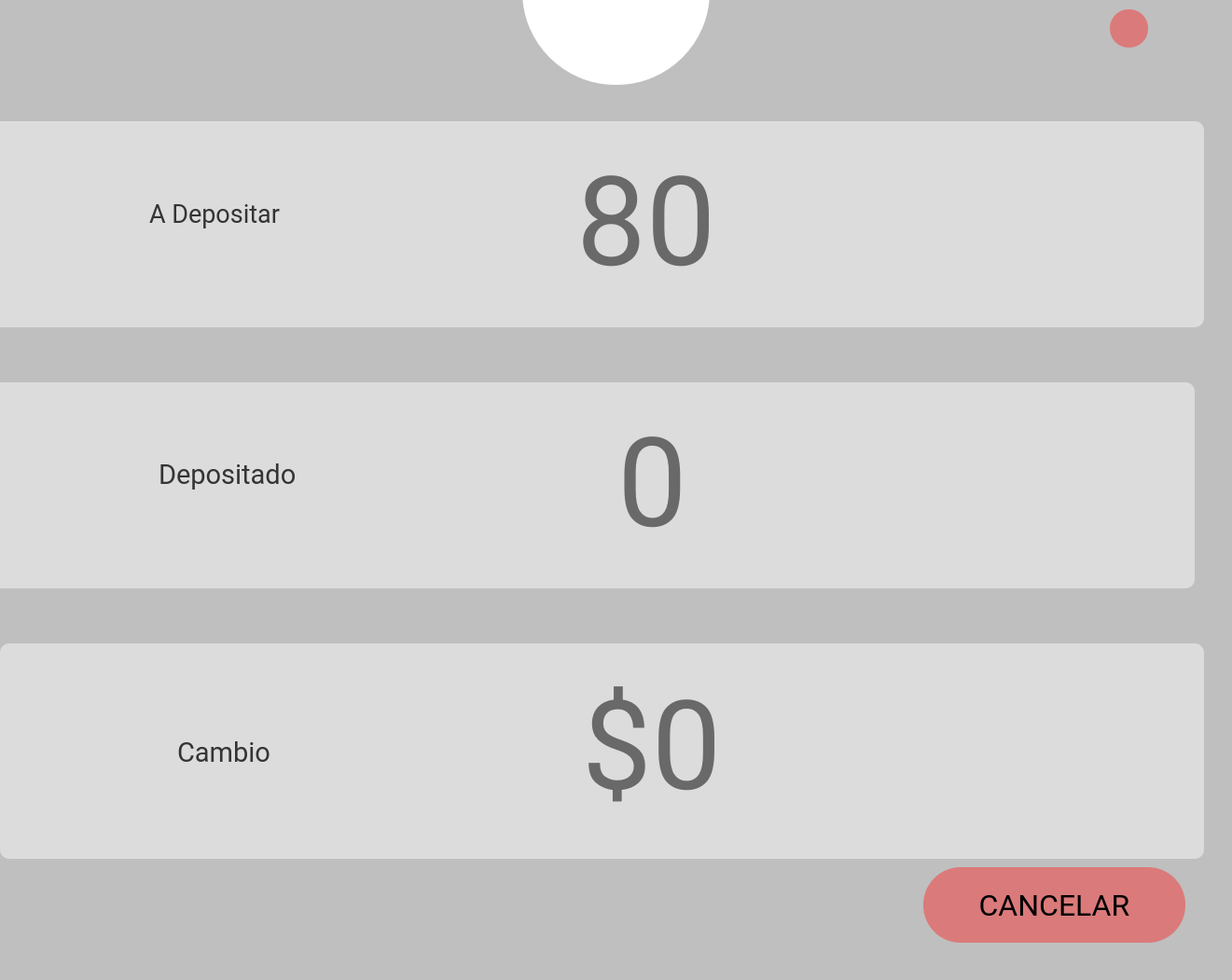
    <widget class="QGroupBox" name="groupBox_3">
     <property name="geometry">
      <rect>
       <x>370</x>
       <y>0</y>
       <width>1321</width>
       <height>1051</height>
      </rect>
     </property>
     <property name="styleSheet">
      <string notr="true">background-color:rgb(191, 191, 191)
;border-radius:10%;</string>
     </property>
     <property name="title">
      <string/>
     </property>
     <widget class="QGroupBox" name="gcobrar">
      <property name="geometry">
       <rect>
        <x>-10</x>
        <y>130</y>
        <width>1301</width>
        <height>221</height>
       </rect>
      </property>
      <property name="styleSheet">
       <string notr="true">background-color: rgb(128, 128, 128);
background-color:rgb(220, 220, 220);
border-radius:10%;</string>
      </property>
      <property name="title">
       <string/>
      </property>
      <widget class="QLabel" name="label_80">
       <property name="geometry">
        <rect>
         <x>-29</x>
         <y>-40</y>
         <width>251</width>
         <height>21</height>
        </rect>
       </property>
       <property name="font">
        <font>
         <family>Sans Serif</family>
         <pointsize>16</pointsize>
         <weight>75</weight>
         <italic>false</italic>
         <bold>true</bold>
        </font>
       </property>
       <property name="styleSheet">
        <string notr="true">background-color:transparent;
color:rgb(101, 179, 0)</string>
       </property>
       <property name="text">
        <string/>
       </property>
      </widget>
      <widget class="QWidget" name="layoutWidget_12">
       <property name="geometry">
        <rect>
         <x>460</x>
         <y>20</y>
         <width>411</width>
         <height>177</height>
        </rect>
       </property>
       <layout class="QGridLayout" name="gridLayout_10">
        <item row="0" column="7">
         <widget class="QLabel" name="label_10">
          <property name="text">
           <string/>
          </property>
         </widget>
        </item>
        <item row="0" column="1">
         <spacer name="horizontalSpacer_19">
          <property name="orientation">
           <enum>Qt::Horizontal</enum>
          </property>
          <property name="sizeHint" stdset="0">
           <size>
            <width>40</width>
            <height>20</height>
           </size>
          </property>
         </spacer>
        </item>
        <item row="0" column="5">
         <spacer name="horizontalSpacer_20">
          <property name="orientation">
           <enum>Qt::Horizontal</enum>
          </property>
          <property name="sizeHint" stdset="0">
           <size>
            <width>40</width>
            <height>20</height>
           </size>
          </property>
         </spacer>
        </item>
        <item row="0" column="3" colspan="2">
         <widget class="QLabel" name="lcobrar">
          <property name="sizePolicy">
           <sizepolicy hsizetype="MinimumExpanding" vsizetype="Preferred">
            <horstretch>0</horstretch>
            <verstretch>0</verstretch>
           </sizepolicy>
          </property>
          <property name="maximumSize">
           <size>
            <width>620</width>
            <height>16777212</height>
           </size>
          </property>
          <property name="font">
           <font>
            <family>Roboto</family>
            <pointsize>100</pointsize>
            <weight>50</weight>
            <italic>false</italic>
            <bold>false</bold>
           </font>
          </property>
          <property name="styleSheet">
           <string notr="true">background-color:rgb(220, 220,220);
color:rgb(105,105,105);
border-radius:40%</string>
          </property>
          <property name="lineWidth">
           <number>3</number>
          </property>
          <property name="text">
           <string>80</string>
          </property>
         </widget>
        </item>
        <item row="0" column="2">
         <widget class="QPushButton" name="bconfirmar_3">
          <property name="font">
           <font>
            <family>Roboto</family>
            <pointsize>24</pointsize>
            <weight>50</weight>
            <italic>false</italic>
            <bold>false</bold>
            <underline>false</underline>
           </font>
          </property>
          <property name="styleSheet">
           <string notr="true">background-color:transparent;
color:rgb(0, 0, 0);
border-radius:40%</string>
          </property>
          <property name="text">
           <string/>
          </property>
          <property name="icon">
           <iconset>
            <normaloff>iconos/dol.png</normaloff>iconos/dol.png</iconset>
          </property>
          <property name="iconSize">
           <size>
            <width>50</width>
            <height>50</height>
           </size>
          </property>
         </widget>
        </item>
       </layout>
      </widget>
      <widget class="QLabel" name="he_4">
       <property name="geometry">
        <rect>
         <x>170</x>
         <y>60</y>
         <width>241</width>
         <height>78</height>
        </rect>
       </property>
       <property name="font">
        <font>
         <family>Roboto</family>
         <pointsize>20</pointsize>
         <weight>50</weight>
         <italic>false</italic>
         <bold>false</bold>
        </font>
       </property>
       <property name="styleSheet">
        <string notr="true">background-color:transparent;
color:rgb(52, 52, 52)
</string>
       </property>
       <property name="text">
        <string>A Depositar</string>
       </property>
      </widget>
     </widget>
     <widget class="QGroupBox" name="gdepositar">
      <property name="geometry">
       <rect>
        <x>-20</x>
        <y>410</y>
        <width>1301</width>
        <height>221</height>
       </rect>
      </property>
      <property name="styleSheet">
       <string notr="true">background-color: rgb(128, 128, 128);
background-color:rgb(220, 220, 220);
border-radius:10%;</string>
      </property>
      <property name="title">
       <string/>
      </property>
      <widget class="QLabel" name="label_82">
       <property name="geometry">
        <rect>
         <x>-29</x>
         <y>-40</y>
         <width>251</width>
         <height>21</height>
        </rect>
       </property>
       <property name="font">
        <font>
         <family>Sans Serif</family>
         <pointsize>16</pointsize>
         <weight>75</weight>
         <italic>false</italic>
         <bold>true</bold>
        </font>
       </property>
       <property name="styleSheet">
        <string notr="true">background-color:transparent;
color:rgb(101, 179, 0)</string>
       </property>
       <property name="text">
        <string/>
       </property>
      </widget>
      <widget class="QWidget" name="layoutWidget_13">
       <property name="geometry">
        <rect>
         <x>470</x>
         <y>20</y>
         <width>424</width>
         <height>177</height>
        </rect>
       </property>
       <layout class="QGridLayout" name="gridLayout_14">
        <item row="0" column="5">
         <spacer name="horizontalSpacer_32">
          <property name="orientation">
           <enum>Qt::Horizontal</enum>
          </property>
          <property name="sizeHint" stdset="0">
           <size>
            <width>40</width>
            <height>20</height>
           </size>
          </property>
         </spacer>
        </item>
        <item row="0" column="0">
         <spacer name="horizontalSpacer_31">
          <property name="orientation">
           <enum>Qt::Horizontal</enum>
          </property>
          <property name="sizeHint" stdset="0">
           <size>
            <width>40</width>
            <height>20</height>
           </size>
          </property>
         </spacer>
        </item>
        <item row="0" column="6">
         <widget class="QLabel" name="label_11">
          <property name="text">
           <string/>
          </property>
         </widget>
        </item>
        <item row="0" column="2" colspan="3">
         <widget class="QLabel" name="ldepositar">
          <property name="sizePolicy">
           <sizepolicy hsizetype="MinimumExpanding" vsizetype="Preferred">
            <horstretch>0</horstretch>
            <verstretch>0</verstretch>
           </sizepolicy>
          </property>
          <property name="maximumSize">
           <size>
            <width>620</width>
            <height>16777212</height>
           </size>
          </property>
          <property name="font">
           <font>
            <family>Roboto</family>
            <pointsize>100</pointsize>
            <weight>50</weight>
            <italic>false</italic>
            <bold>false</bold>
           </font>
          </property>
          <property name="styleSheet">
           <string notr="true">background-color:rgb(220, 220,220);
color:rgb(105,105,105);
border-radius:40%</string>
          </property>
          <property name="lineWidth">
           <number>3</number>
          </property>
          <property name="text">
           <string>0</string>
          </property>
         </widget>
        </item>
        <item row="0" column="1">
         <widget class="QPushButton" name="bconfirmar_4">
          <property name="font">
           <font>
            <family>Roboto</family>
            <pointsize>24</pointsize>
            <weight>50</weight>
            <italic>false</italic>
            <bold>false</bold>
            <underline>false</underline>
           </font>
          </property>
          <property name="styleSheet">
           <string notr="true">background-color:transparent;
color:rgb(0, 0, 0);
border-radius:40%</string>
          </property>
          <property name="text">
           <string/>
          </property>
          <property name="icon">
           <iconset>
            <normaloff>iconos/dol.png</normaloff>iconos/dol.png</iconset>
          </property>
          <property name="iconSize">
           <size>
            <width>50</width>
            <height>50</height>
           </size>
          </property>
         </widget>
        </item>
       </layout>
      </widget>
      <widget class="QLabel" name="he_6">
       <property name="geometry">
        <rect>
         <x>190</x>
         <y>80</y>
         <width>147</width>
         <height>38</height>
        </rect>
       </property>
       <property name="font">
        <font>
         <family>Roboto</family>
         <pointsize>22</pointsize>
         <weight>50</weight>
         <italic>false</italic>
         <bold>false</bold>
        </font>
       </property>
       <property name="styleSheet">
        <string notr="true">background-color:transparent;
color:rgb(52, 52, 52)
</string>
       </property>
       <property name="text">
        <string>Depositado</string>
       </property>
      </widget>
     </widget>
     <widget class="QLabel" name="label_154">
      <property name="geometry">
       <rect>
        <x>560</x>
        <y>-120</y>
        <width>201</width>
        <height>211</height>
       </rect>
      </property>
      <property name="font">
       <font>
        <family>Sans Serif</family>
        <pointsize>8</pointsize>
        <weight>75</weight>
        <bold>true</bold>
       </font>
      </property>
      <property name="styleSheet">
       <string notr="true">background-color: rgb(255, 255, 255);
border-radius:100%;</string>
      </property>
      <property name="lineWidth">
       <number>3</number>
      </property>
      <property name="text">
       <string/>
      </property>
      <property name="textFormat">
       <enum>Qt::PlainText</enum>
      </property>
      <property name="scaledContents">
       <bool>true</bool>
      </property>
     </widget>
     <widget class="QLabel" name="label_95">
      <property name="geometry">
       <rect>
        <x>610</x>
        <y>0</y>
        <width>101</width>
        <height>71</height>
       </rect>
      </property>
      <property name="font">
       <font>
        <family>Sans Serif</family>
        <pointsize>8</pointsize>
        <weight>75</weight>
        <bold>true</bold>
       </font>
      </property>
      <property name="styleSheet">
       <string notr="true">background-color:transparent;
color:white</string>
      </property>
      <property name="frameShape">
       <enum>QFrame::NoFrame</enum>
      </property>
      <property name="frameShadow">
       <enum>QFrame::Sunken</enum>
      </property>
      <property name="lineWidth">
       <number>3</number>
      </property>
      <property name="text">
       <string/>
      </property>
      <property name="textFormat">
       <enum>Qt::PlainText</enum>
      </property>
      <property name="pixmap">
       <pixmap>iconos/logoPTIP.jpg</pixmap>
      </property>
      <property name="scaledContents">
       <bool>true</bool>
      </property>
     </widget>
     <widget class="QPushButton" name="bayudaCliente">
      <property name="geometry">
       <rect>
        <x>1190</x>
        <y>10</y>
        <width>41</width>
        <height>41</height>
       </rect>
      </property>
      <property name="font">
       <font>
        <family>Roboto</family>
        <pointsize>24</pointsize>
        <weight>50</weight>
        <italic>false</italic>
        <bold>false</bold>
        <underline>false</underline>
       </font>
      </property>
      <property name="toolTip">
       <string>Ayuda</string>
      </property>
      <property name="toolTipDuration">
       <number>3</number>
      </property>
      <property name="whatsThis">
       <string extracomment="help"/>
      </property>
      <property name="styleSheet">
       <string notr="true">background-color:rgb(219, 122, 122);
color:rgb(0, 0, 0);
border-radius:20%</string>
      </property>
      <property name="text">
       <string/>
      </property>
      <property name="icon">
       <iconset>
        <normaloff>iconos/help-round-button.png</normaloff>iconos/help-round-button.png</iconset>
      </property>
      <property name="iconSize">
       <size>
        <width>40</width>
        <height>40</height>
       </size>
      </property>
     </widget>
     <widget class="QPushButton" name="bcancelarPago">
      <property name="geometry">
       <rect>
        <x>990</x>
        <y>930</y>
        <width>281</width>
        <height>81</height>
       </rect>
      </property>
      <property name="font">
       <font>
        <family>Roboto</family>
        <pointsize>24</pointsize>
        <weight>50</weight>
        <italic>false</italic>
        <bold>false</bold>
        <underline>false</underline>
       </font>
      </property>
      <property name="styleSheet">
       <string notr="true">background-color:rgb(219, 122, 122);
color:rgb(0, 0, 0);
border-radius:40%</string>
      </property>
      <property name="text">
       <string>CANCELAR</string>
      </property>
      <property name="icon">
       <iconset>
        <normaloff>iconos/cancel.png</normaloff>iconos/cancel.png</iconset>
      </property>
      <property name="iconSize">
       <size>
        <width>40</width>
        <height>40</height>
       </size>
      </property>
     </widget>
     <widget class="QGroupBox" name="gcambio">
      <property name="geometry">
       <rect>
        <x>0</x>
        <y>690</y>
        <width>1291</width>
        <height>231</height>
       </rect>
      </property>
      <property name="styleSheet">
       <string notr="true">background-color: rgb(128, 128, 128);
background-color:rgb(220, 220, 220);
border-radius:10%;</string>
      </property>
      <property name="title">
       <string/>
      </property>
      <widget class="QLabel" name="label_96">
       <property name="geometry">
        <rect>
         <x>-29</x>
         <y>-40</y>
         <width>251</width>
         <height>21</height>
        </rect>
       </property>
       <property name="font">
        <font>
         <family>Sans Serif</family>
         <pointsize>16</pointsize>
         <weight>75</weight>
         <italic>false</italic>
         <bold>true</bold>
        </font>
       </property>
       <property name="styleSheet">
        <string notr="true">background-color:transparent;
color:rgb(101, 179, 0)</string>
       </property>
       <property name="text">
        <string/>
       </property>
      </widget>
      <widget class="QWidget" name="layoutWidget_14">
       <property name="geometry">
        <rect>
         <x>450</x>
         <y>20</y>
         <width>424</width>
         <height>181</height>
        </rect>
       </property>
       <layout class="QGridLayout" name="gridLayout_15">
        <item row="0" column="4">
         <spacer name="horizontalSpacer_40">
          <property name="orientation">
           <enum>Qt::Horizontal</enum>
          </property>
          <property name="sizeHint" stdset="0">
           <size>
            <width>40</width>
            <height>20</height>
           </size>
          </property>
         </spacer>
        </item>
        <item row="0" column="0">
         <spacer name="horizontalSpacer_39">
          <property name="orientation">
           <enum>Qt::Horizontal</enum>
          </property>
          <property name="sizeHint" stdset="0">
           <size>
            <width>40</width>
            <height>20</height>
           </size>
          </property>
         </spacer>
        </item>
        <item row="0" column="5">
         <widget class="QLabel" name="label_13">
          <property name="text">
           <string/>
          </property>
         </widget>
        </item>
        <item row="0" column="2" colspan="2">
         <widget class="QLabel" name="lcambio">
          <property name="sizePolicy">
           <sizepolicy hsizetype="MinimumExpanding" vsizetype="Preferred">
            <horstretch>0</horstretch>
            <verstretch>0</verstretch>
           </sizepolicy>
          </property>
          <property name="maximumSize">
           <size>
            <width>620</width>
            <height>16777212</height>
           </size>
          </property>
          <property name="font">
           <font>
            <family>Roboto</family>
            <pointsize>100</pointsize>
            <weight>50</weight>
            <italic>false</italic>
            <bold>false</bold>
           </font>
          </property>
          <property name="styleSheet">
           <string notr="true">background-color:rgb(220, 220,220);
color:rgb(105,105,105);
border-radius:40%</string>
          </property>
          <property name="lineWidth">
           <number>3</number>
          </property>
          <property name="text">
           <string>$0</string>
          </property>
         </widget>
        </item>
        <item row="0" column="1">
         <widget class="QPushButton" name="bconfirmar_5">
          <property name="font">
           <font>
            <family>Roboto</family>
            <pointsize>24</pointsize>
            <weight>50</weight>
            <italic>false</italic>
            <bold>false</bold>
            <underline>false</underline>
           </font>
          </property>
          <property name="styleSheet">
           <string notr="true">background-color:transparent;
color:rgb(0, 0, 0);
border-radius:40%</string>
          </property>
          <property name="text">
           <string/>
          </property>
          <property name="icon">
           <iconset>
            <normaloff>iconos/dol.png</normaloff>iconos/dol.png</iconset>
          </property>
          <property name="iconSize">
           <size>
            <width>50</width>
            <height>50</height>
           </size>
          </property>
         </widget>
        </item>
       </layout>
      </widget>
      <widget class="QLabel" name="aviso1">
       <property name="geometry">
        <rect>
         <x>920</x>
         <y>80</y>
         <width>301</width>
         <height>41</height>
        </rect>
       </property>
       <property name="font">
        <font>
         <family>Roboto Condensed</family>
         <pointsize>18</pointsize>
         <weight>50</weight>
         <italic>false</italic>
         <bold>false</bold>
        </font>
       </property>
       <property name="styleSheet">
        <string notr="true">background-color:transparent;
color:white</string>
       </property>
       <property name="text">
        <string/>
       </property>
      </widget>
      <widget class="QLabel" name="he_8">
       <property name="geometry">
        <rect>
         <x>190</x>
         <y>70</y>
         <width>99</width>
         <height>94</height>
        </rect>
       </property>
       <property name="font">
        <font>
         <family>Roboto</family>
         <pointsize>22</pointsize>
         <weight>50</weight>
         <italic>false</italic>
         <bold>false</bold>
        </font>
       </property>
       <property name="styleSheet">
        <string notr="true">background-color:transparent;
color:rgb(52, 52, 52)
</string>
       </property>
       <property name="text">
        <string>Cambio</string>
       </property>
      </widget>
     </widget>
     <widget class="QLabel" name="aviso2">
      <property name="geometry">
       <rect>
        <x>480</x>
        <y>940</y>
        <width>351</width>
        <height>71</height>
       </rect>
      </property>
      <property name="font">
       <font>
        <pointsize>16</pointsize>
       </font>
      </property>
      <property name="styleSheet">
       <string notr="true">background-color:transparent;
color:rgb(219, 122, 122);
</string>
      </property>
      <property name="text">
       <string/>
      </property>
     </widget>
    </widget>
